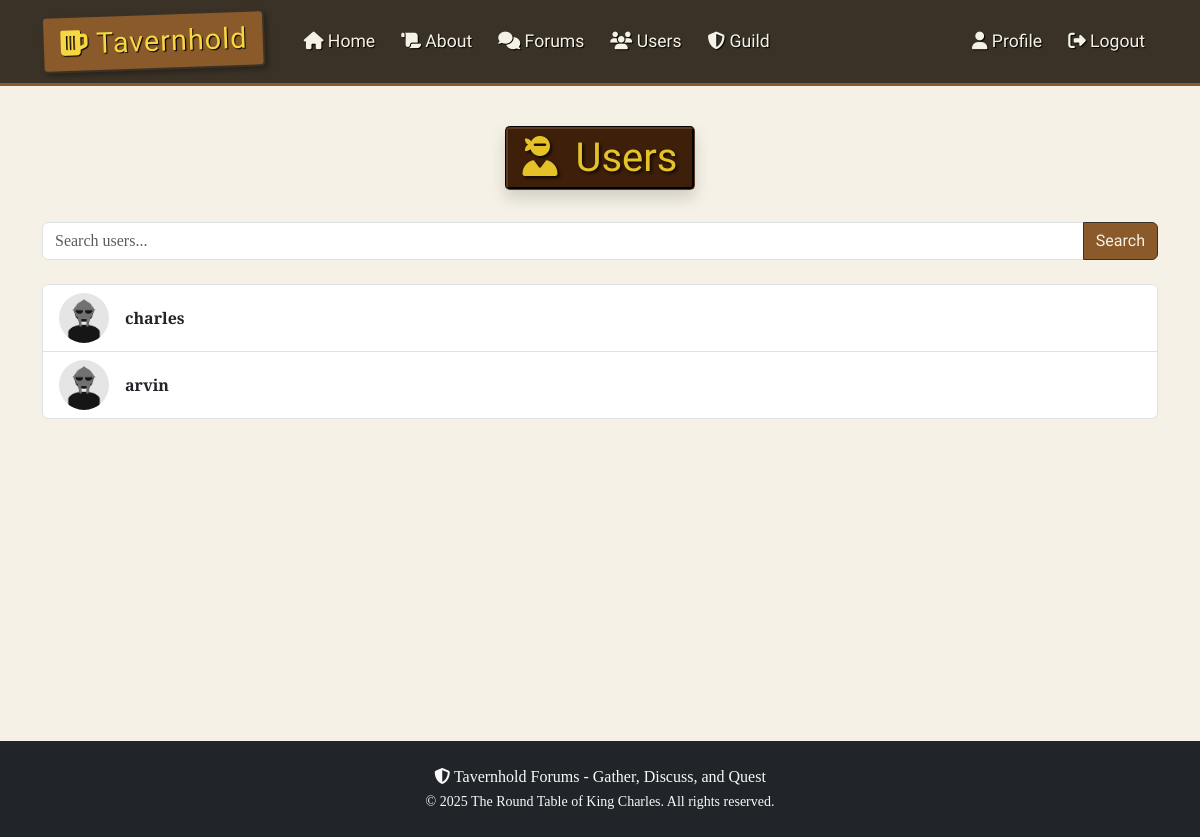
Screenshot of /users (signed in) with the database file from the repository.
### thforums/models.py (models this page shows, shortened)
class User(db.Model, UserMixin):
    id = db.Column(db.Integer, primary_key=True)  # unique id for each user
    username = db.Column(db.String(20), unique=True, nullable=False)  # username must be unique
    email = db.Column(db.String(120), unique=True, nullable=False)  # email must be unique
    image_file = db.Column(db.String(20), nullable=False, default="default.png")  # profile picture
    password = db.Column(db.String(60), nullable=False)  # hashed password
    gender = db.Column(db.String(10), nullable=True)  # gender field
    birthdate = db.Column(db.Date, nullable=True)  # birthdate field
    bio = db.Column(db.Text, nullable=True)  # bio field
    threads = db.relationship("Thread", backref="author", lazy=True)  # relationship to threads created by the user
    replies = db.relationship("Reply", backref="author", lazy=True)  # relationship to replies made by the user
    exp = db.Column(db.Integer, nullable=True) #exp for user
    commends_received = db.relationship("Commend", backref="user_target", lazy=True, primaryjoin="User.id==Commend.user_id_target")

### thforums/routes.py (the view)
@app.route("/users", methods=["GET", "POST"])
def list_users():
    form = SearchForm()
    search_query = ""
    if form.validate_on_submit():  # handle form submission
        search_query = form.search.data
    elif request.method == "GET":  # handle query parameter for pagination
        search_query = request.args.get("search", "", type=str)
    page = request.args.get("page", 1, type=int)
    if search_query:
        users = User.query.filter(User.username.ilike(f"%{search_query}%")).paginate(page=page, per_page=10)
    else:
        users = User.query.paginate(page=page, per_page=10)
    return render_template("list_users.html", title="Users", users=users, form=form, search_query=search_query)

### thforums/forms.py
class SearchForm(FlaskForm):
    search = StringField("Search:", validators=[Optional(), Length(max=50)])
    submit = SubmitField("Search")

### thforums/models.py (called while the page is built)
@login_manager.user_loader
def load_user(user_id):
    return User.query.get(int(user_id))

### thforums/routes.py (called while the page is built)
@app.context_processor
def inject_random_users():
    random_users = sample(User.query.all(), min(3, User.query.count())) if User.query.count() > 0 else []
    return {'random_users': random_users}

### thforums/templates/list_users.html (shortened to what this page needs)
{% extends 'layout.html' %}
{% block content %}
<div class="text-center mb-4">
    <h1 class="tavern-sign-straight d-inline-block shadow">
        <i class="fas fa-user-ninja me-2"></i> Users
    </h1>
</div>
<form method="POST" action="{{ url_for('list_users') }}" class="mb-4">
    <div class="input-group">
        {{ form.search(class_="form-control", placeholder="Search users...") }}
        <button class="btn btn-medieval" type="submit">{{ form.submit.label.text }}</button>
    </div>
</form>
<ul class="list-group">
    {% for user in users.items %}
        <li class="list-group-item d-flex align-items-center">
            <img src="{{ url_for('static', filename='profile_pics/' + (user.image_file if user.image_file else 'default.png')) }}"
                 alt="Profile Picture"
                 class="profile-pic me-3">
            <a href="{{ url_for('user_profile', username=user.username) }}" class="text-decoration-none fw-bold text-dark">
                {{ user.username }}
            </a>
        </li>
    {% endfor %}
</ul>
{% endblock %}

### thforums/static/css/styles.css (style rules this page uses)
:root { --background-color: #f5f1e6; --background-image: url('https://i.pinimg.com/736x/b9/69/e1/b969e18f60defad33dd623985b8af591.jpg'); --background-repeat: no-repeat; --background-size: 100% 100%; --background-attachment: fixed; --font-family: 'Cinzel', serif; --text-color: #3a3226; --navbar-bg-color: #3a3226; --navbar-border-color: #8b5a2b; --navbar-text-color: #f5f1e6; --btn-bg-color: #8b5a2b; --btn-hover-bg-color: #6d4a2b; --btn-text-color: #f5f1e6; --card-bg-color: #f9f7f0; --card-border-color: #8b5a2b; --alert-bg-color: #f5e7c6; --alert-border-color: #d4b97a; --alert-text-color: #5c3a21; }
html { height: 100%; }
body { background-color: var(--background-color); background-image: var(--background-image); background-repeat: no-repeat; background-size:cover; background-attachment: fixed; font-family: var(--font-family); color: var(--text-color); display: flex; flex-direction: column; min-height: 100%; }
.tavern-sign-straight { display: inline-block; background-color: #3d1f0a; color: #e6c229; padding: 5px 15px; border-radius: 5px; border: 3px groove #5a3a22; box-shadow: 4px 4px 6px rgba(0, 0, 0, 0.3); font-family: 'MedievalSharp', cursive; text-align: center; text-shadow: 2px 2px 3px rgba(0, 0, 0, 0.7); }
.btn-medieval { background-color: var(--btn-bg-color); color: var(--btn-text-color); border: 1px solid var(--navbar-bg-color); font-family: 'MedievalSharp', cursive; }
.profile-pic { width: 50px; height: 50px; border-radius: 50%; margin-right: 10px; }

### rows the page displays
User: image_file (placeholder picture), username "charles"
User: image_file (placeholder picture), username "arvin"
